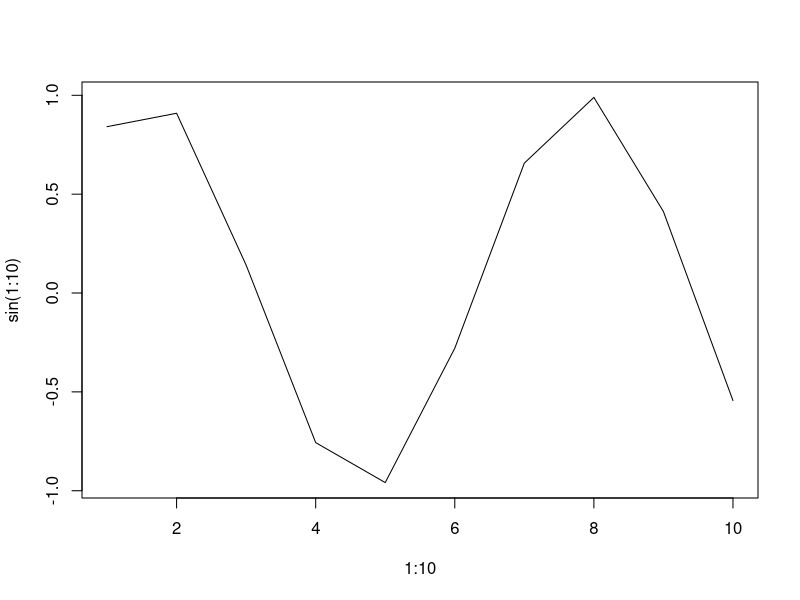
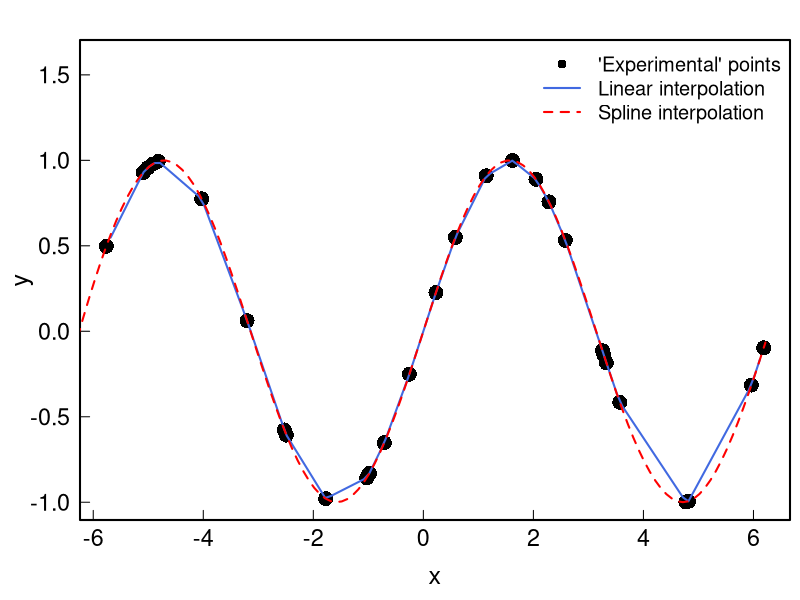
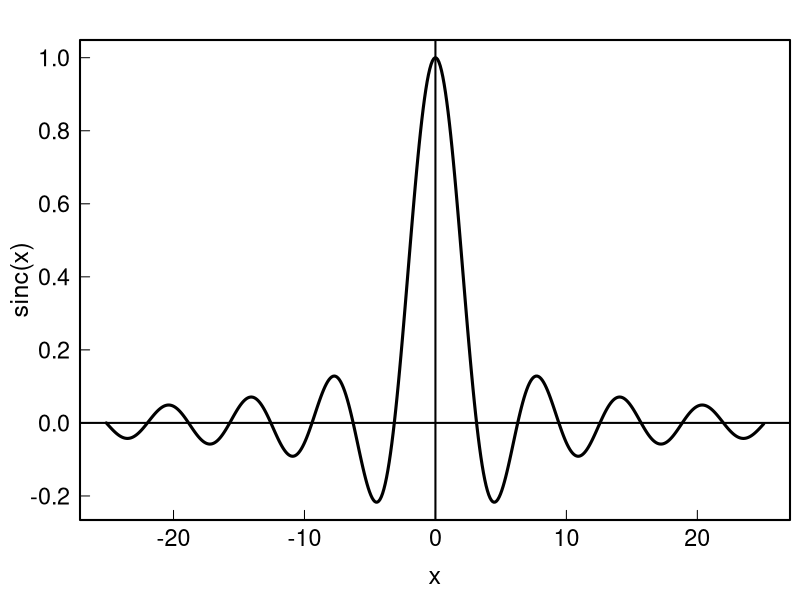

These charts were generated, in order, by the following R code:
## ---- chunk 1
geom_mean <- function(x, y){
    a <- sqrt(x*y)
}
geom_mean(1,2)
## ---- chunk 2
geom_mean <- function(x, y){
    a <- sqrt(x*y)
    a
}
geom_mean(1,2) #returns a
## ---- chunk 3
person <- function(name, age){
    list(name=name, age=age)
}
joe <- person(name="Joe", age=33)
joe
## ---- chunk 4
testfunc <- function(x, y=1){
    x*y
}
testfunc(1)
testfunc(1, y=2)
testfunc(1:3, y=.1)
## ---- chunk 5
testfunc2 <- function(x, ...){
    head(x, ...)
}
testfunc2(1:100)
testfunc2(1:100,2)
## ---- chunk 6
testfunc3 <- function(FUN, ...){
    FUN(...)
}
testfunc3(sum, 1:10)
testfunc3(plot, 1:10, sin(1:10), type="l")
## ---- chunk 7
xmin <- -2*pi; xmax <- 2*pi
x  <- runif(30, min=xmin, max=xmax)
xx <- seq(xmin, xmax, .1)
y  <- sin(x)
# Linear interpolation
lin_interp <- approxfun(x,y)        #is a function
lin_interp(0); lin_interp(pi)
yy_lin     <- approx(x, y, xout=xx) #is a list containing x and y

# Cubic spline interpolation
spl_interp <- splinefun(x,y)        #is a function
yy_spl     <- spline(x, y, xout=xx) #is a list containing x and y

par(family = "Helvetica", cex.lab=1.5, cex.axis=1.4, 
    mgp = c(2.4, .5, 0), tck=0.02, mar=c(4, 4, 2, .5), lwd=2, las=1)
plot(x, y, pch=16, cex=2, ylim=c(-1,1.6))
lines(xx, lin_interp(xx), col="royalblue") # equivalent to: lines(yy_lin, col="royalblue")
lines(xx, spl_interp(xx), col="red", lty=2)# equivalent to: lines(yy_spl, col="red")
legend("topright",
    cex=1.2,
    lty=c(NA, 1, 2),
    lwd=c(NA, 2, 2),
    pch=c(16, NA, NA),
    col=c("black", "royalblue", "red"),
    bty = "n",
    legend=c("'Experimental' points", "Linear interpolation", "Spline interpolation")
    )
## ---- chunk 8
sinc <- function(x, tol = sqrt(.Machine$double.eps) ){
    # sinus cardinal
    y <- rep(1,length(x))
    b <- which(abs(x)>tol)
    y[b] <- sin(x[b])/x[b]
    y
}
sinc(seq(-pi,pi,pi/4))
x <- seq(-8*pi,8*pi,.1)
plot(x, sinc(x), type="l", lwd=3);abline(h=0,v=0)
## ---- chunk 9
people <- function(ppl=tibble::tibble(), name=NA, age=NA, gender=NA, origin=NA){
    library(tibble)
    library(dplyr)
    bind_rows(ppl, tibble(name=name, age=age, gender=gender, origin=origin))
}
ppl <- people(name="Colin", age=33, gender="Male", origin="France")
ppl <- people(ppl=ppl, name="Vincent", age=39, gender="Male", origin="France")
ppl
